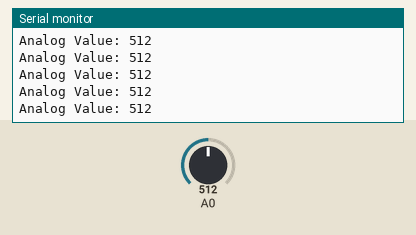
Simulated run of this sketch. Board: Arduino Uno, built with avr-gcc and run on an emulated ATmega328P. Shown: the last lines printed to the serial monitor. The inputs (shaded band) are chosen by the test bench; at power-on: A0 = 512.

Above: at 1.2 s.
1.3 s: A0 set to 716
At 1.31 s:
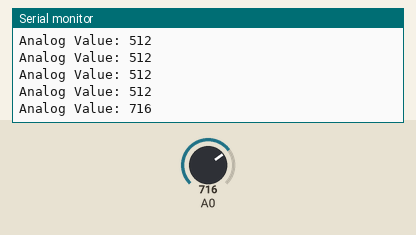
2.8 s: A0 set to 900
At 2.82 s:
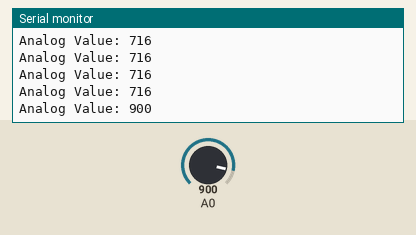
Timing chart, 0 to 5.8 s (numbered marks = the images above; inputs shaded):
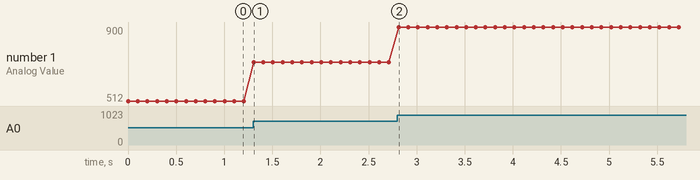

The sketch:

ACS712_ADC_Midpoint_finder.ino
```cpp
void setup() {
  // Initialize serial communication at 115200 bits per second:
  Serial.begin(115200);
}

void loop() {
  // Read the input on analog pin 0:
  int sensorValue = analogRead(A0);

  // Print out the value you read:
  Serial.print("Analog Value: ");
  Serial.println(sensorValue);

  // Delay a bit for readability
  delay(100);
}
```

Measured:
- after the input at 1.3 s, the serial monitor: prints a new line at once (image 1)
- after the input at 2.8 s, the serial monitor: prints a new line at once (image 2)
- plotted number 1: 512 → 716 after the input at 1.3 s, 716 → 900 after the input at 2.8 s
